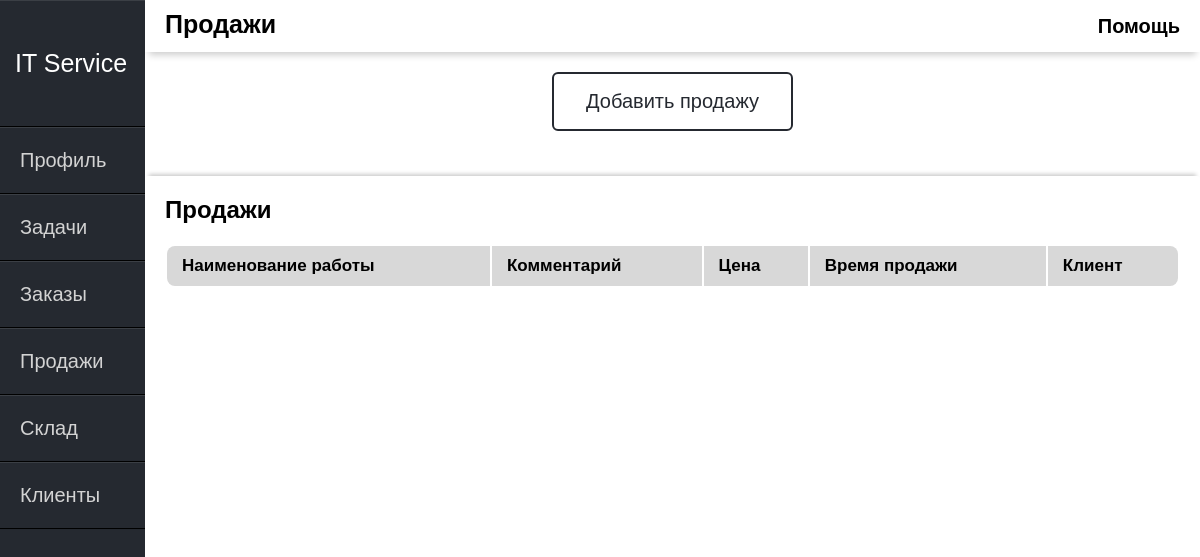
Before: /sales/ with the older database file.
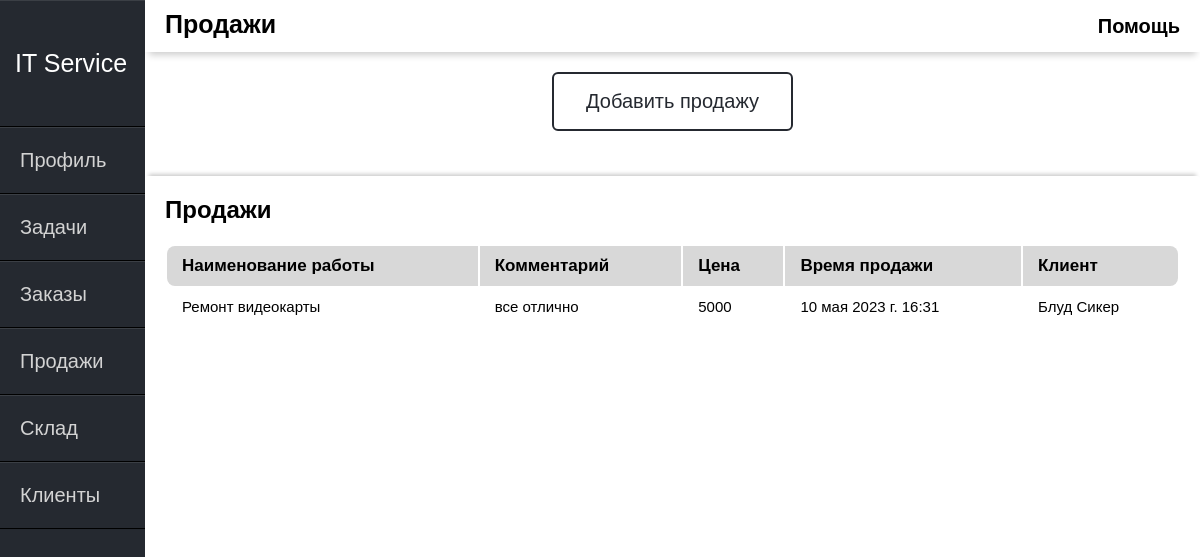
After: the same page with the newer database file.
### itservice/models.py (models this page shows, shortened)
class sales(models.Model):
    sales_name = models.CharField(max_length=100, verbose_name="Наименование работы")
    sales_comment = models.CharField(max_length=100, verbose_name="Комментарий")
    sales_price = models.CharField(max_length=100, verbose_name="Цена")
    sales_time = models.DateTimeField(default=datetime.today, verbose_name="Время продажи")
    sales_client = models.ForeignKey(client, on_delete=models.PROTECT)

class client(models.Model):
    Type = (
        ('Компания', 'Компания'),
        ('Физ.Лицо', 'Физ.Лицо')
    )
    Found = (
        ('Знакомые', 'Знакомые'),
        ('Интернет', 'Интернет'),
        ('Реклама', 'Реклама')
    )
    client_type = models.CharField(max_length=15, choices=Type,
                                   default='Физ.лицо', verbose_name="Тип клиента")
    client_name = models.CharField(max_length=50, verbose_name="Имя клиента")
    client_phone = models.CharField(max_length=40, verbose_name="Номер телефона")
    client_email = models.CharField(max_length=100, verbose_name="Email")
    client_address = models.CharField(max_length=50, verbose_name="Адрес")
    client_found = models.CharField(max_length=15, choices=Found, default='Знакомые',
                                    verbose_name="Откуда клиент узнал о нас?")
    def __str__(self):
        return self.client_name

### itservice/views.py (the view)
# urls.py: path('sales/', views.Sales, name="sales"),
def Sales(request):
    if request.method == 'POST':
        form_sales = AddSalesFrom(request.POST)
        if form_sales.is_valid():
            form_sales.save()
            return redirect('sales')
    else:
        form_sales = AddSalesFrom()
    sale = sales.objects.all()
    return render(request, 'itservice/sales.html', {'sale': sale, 'form': form_sales})

### itservice/templates/itservice/sales.html (shortened to what this page needs)
{% extends 'itservice/main.html' %}
{% block content %}
<div class="header-name">
    Продажи
</div>
 <div class="help">
    <span class="tooltip" data-title="Это окно ваших продаж.
    Продавайте товары, отслеживайте их оборот и анализируйте доход.">Помощь</span>
 </div>
{% endblock %}
{% block content1 %}
<div class="main-window">
    <button class="btn" id="open">Добавить продажу</button>
<div class="ok"></div>
    <div class="warpper">
        <div class="panels">
            <div class="panel-title">Продажи</div>
            <table class="table">
                <thead>
                <tr>
                    <th>Наименование работы</th>
                    <th>Комментарий</th>
                    <th>Цена</th>
                    <th>Время продажи</th>
                    <th>Клиент</th>
                </tr>
                </thead>
                <tbody>
                {% for s in sale%}
                <tr>
                    <td>{{s.sales_name}}</td>
                    <td>{{s.sales_comment}}</td>
                    <td>{{s.sales_price}}</td>
                    <td>{{s.sales_time}}</td>
                    <td>{{s.sales_client}}</td>
                </tr>
                {% endfor %}
                </tbody>
            </table>
        </div>
    </div>
</div>
{% endblock %}

Changed rows visible on the page:
added sales: sales_name "Ремонт видеокарты", sales_comment "все отлично", sales_price "5000", sales_time "10 мая 2023 г. 16:31", sales_client "Блуд Сикер"
